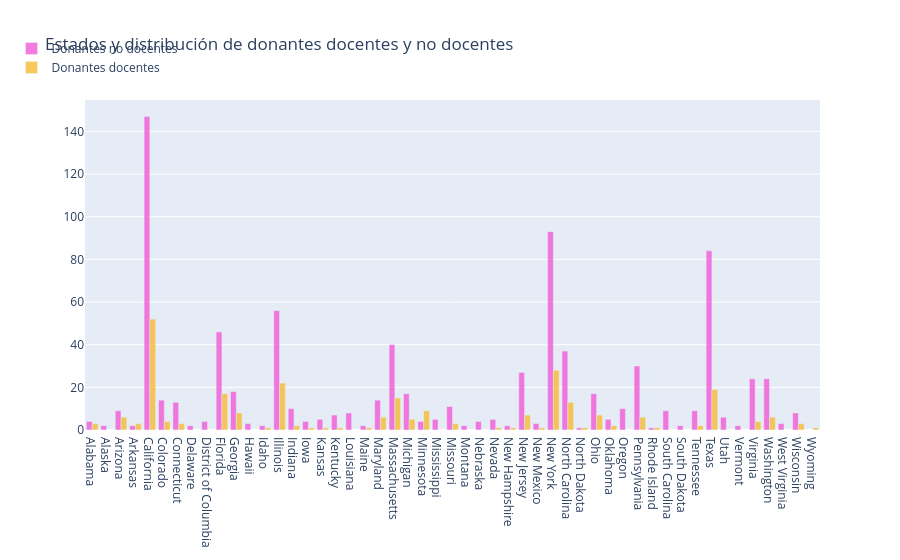

The notebook cell saved with this chart:
### Markdown cell above
> Aunque la mayor cantidad de donantes proviene del estado de California, ubicado en la costa oeste, la región de la costa este de Estados Unidos presenta una mayor densidad de donantes en comparación con el oeste. También se observa un número significativo de donantes en Hawái y Alaska.  

## <a id="2.6">2.6 Número de docentes y no docentes donantes por estado</a>

### Code cell
# qué ciudad y estado tienen más donantes docentes
tempdf = donors_df.groupby(['Donor State', 'Donor Is Teacher']).agg({'Donor Is Teacher' : 'count' }).rename(columns={'Donor Is Teacher' : 'Teacher Donor Counts'}).reset_index()

no_df = tempdf[tempdf['Donor Is Teacher']=='No']
no_x = no_df['Donor State']
no_y = no_df['Teacher Donor Counts']
yes_df = tempdf[tempdf['Donor Is Teacher']=='Yes']
yes_x = yes_df['Donor State']
yes_y = yes_df['Teacher Donor Counts']

trace1 = go.Bar(
    x=no_x,
    y=no_y,
    name='Donantes no docentes',
    marker=dict(color='#f259d6'),
    opacity=0.8
)
trace2 = go.Bar(
    x=yes_x,
    y=yes_y,
    name='Donantes docentes',
    marker=dict(color='#f7bb31'),
    opacity=0.8
)

data = [trace1, trace2]
layout = go.Layout(
    barmode='group',
    legend=dict(dict(x=-.1, y=1.2)),
    margin=dict(b=120),
    title='Estados y distribución de donantes docentes y no docentes',
)

fig = go.Figure(data=data, layout=layout)
iplot(fig, filename='grouped-bar')

### Figure 1 — Plotly figure (JSON) as saved in the notebook; plotly's stock layout.template omitted (floating-point values rounded to 4 significant figures)
{"data": [{"marker": {"color": "#f259d6"}, "name": "Donantes no docentes", "opacity": 0.8, "type": "bar", "x": ["Alabama", "Alaska", "Arizona", "Arkansas", "California", "Colorado", "Connecticut", "Delaware", "District of Columbia", "Florida", "Georgia", "Hawaii", "Idaho", "Illinois", "Indiana", "Iowa", "Kansas", "Kentucky", "Louisiana", "Maine", "Maryland", "Massachusetts", "Michigan", "Minnesota", "Mississippi", "Missouri", "Montana", "Nebraska", "Nevada", "New Hampshire", "New Jersey", "New Mexico", "New York", "North Carolina", "North Dakota", "Ohio", "Oklahoma", "Oregon", "Pennsylvania", "Rhode Island", "South Carolina", "South Dakota", "Tennessee", "Texas", "Utah", "Vermont", "Virginia", "Washington", "West Virginia", "Wisconsin"], "y": [4, 2, 9, 2, 147, 14, 13, 2, 4, 46, 18, 3, 2, 56, 10, 4, 5, 7, 8, 2, 14, 40, 17, 4, 5, 11, 2, 4, 5, 2, 27, 3, 93, 37, 1, 17, 5, 10, 30, 1, 9, 2, 9, 84, 6, 2, 24, 24, 3, 8]}, {"marker": {"color": "#f7bb31"}, "name": "Donantes docentes", "opacity": 0.8, "type": "bar", "x": ["Alabama", "Arizona", "Arkansas", "California", "Colorado", "Connecticut", "Florida", "Georgia", "Idaho", "Illinois", "Indiana", "Iowa", "Kansas", "Kentucky", "Maine", "Maryland", "Massachusetts", "Michigan", "Minnesota", "Missouri", "Nevada", "New Hampshire", "New Jersey", "New Mexico", "New York", "North Carolina", "North Dakota", "Ohio", "Oklahoma", "Pennsylvania", "Rhode Island", "Tennessee", "Texas", "Virginia", "Washington", "Wisconsin", "Wyoming"], "y": [3, 6, 3, 52, 4, 3, 17, 8, 1, 22, 2, 1, 1, 1, 1, 6, 15, 5, 9, 3, 1, 1, 7, 1, 28, 13, 1, 7, 2, 6, 1, 2, 19, 4, 6, 3, 1]}], "layout": {"barmode": "group", "legend": {"x": -0.1, "y": 1.2}, "margin": {"b": 120}, "title": {"text": "Estados y distribución de donantes docentes y no docentes"}}}
